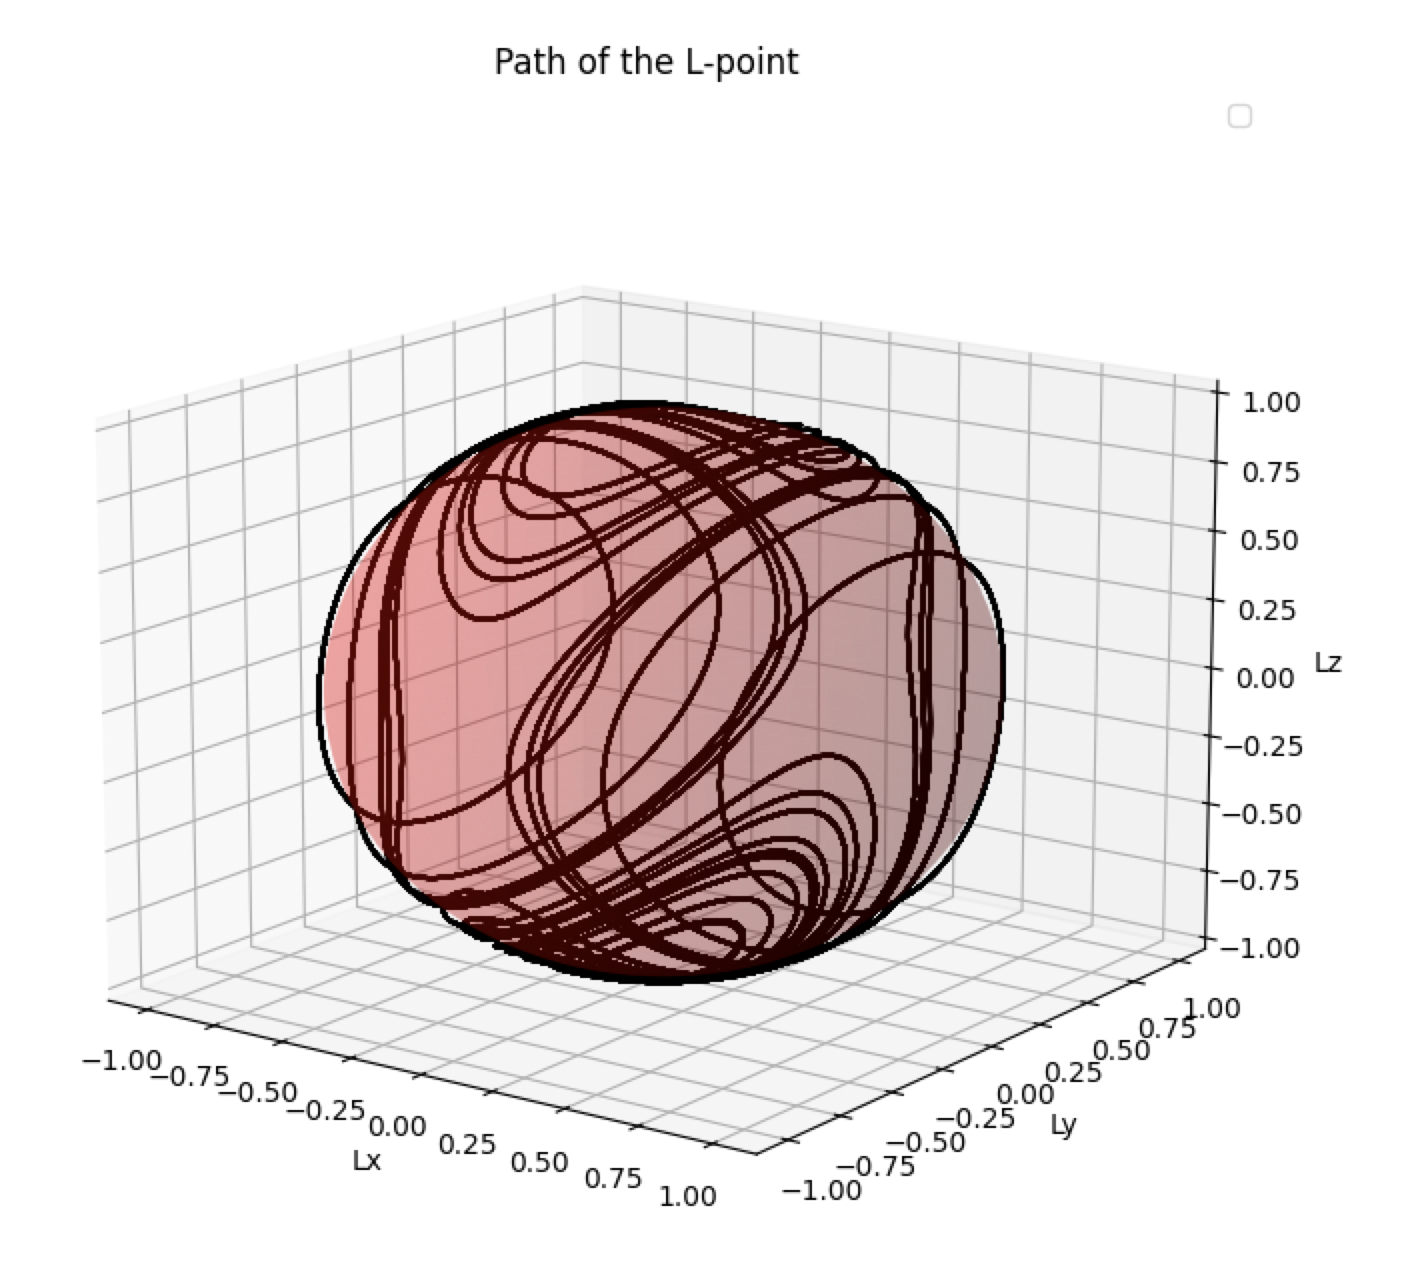

Here is the Python script that generated this plot:
import matplotlib
import matplotlib.pyplot as plt
import math
import numpy as np
matplotlib.use('TkAgg')


def Lx_dot(L_y, L_z):
    return ((B - C) / (B * C)) * L_y * L_z

def Ly_dot(L_x, L_z):
    return ((C - A) / (A * C)) * L_x * L_z

def Lz_dot(L_x, L_y):
    return ((A - B) / (A * B)) * L_x * L_y

###############################################################################

def e1x_dot():
    return 0

def e1y_dot(L_z):
    return L_z / C

def e1z_dot(L_y):
    return -(L_y / B)

###############################################################################

def e2x_dot(L_z):
    return -(L_z / C)

def e2y_dot():
    return 0

def e2z_dot(L_x):
    return L_x / A

###############################################################################

def e3x_dot(L_y):
    return L_y / B

def e3y_dot(L_x):
    return -(L_x / A)

def e3z_dot():
    return 0


def runge_kutta(L_x1, L_y1, L_z1):
    h = 0.01

    steps = int(100 // h)
    
    L_x, L_y, L_z = [L_x1], [L_y1], [L_z1]
    e1x, e1y, e1z = [0], [0], [0]
    e2x, e2y, e2z = [0], [0], [0]
    e3x, e3y, e3z = [0], [0], [0]
    for _ in range(steps):
        c1 = Lx_dot(L_y[-1], L_z[-1])
        d1 = Ly_dot(L_x[-1], L_z[-1])
        e1 = Lz_dot(L_x[-1], L_y[-1])
        f1 = e1x_dot()
        g1 = e1y_dot(L_z[-1])
        h1 = e1z_dot(L_y[-1])
        i1 = e2x_dot(L_z[-1])
        j1 = e2y_dot()
        k1 = e2z_dot(L_x[-1])
        l1 = e3x_dot(L_y[-1])
        m1 = e3y_dot(L_x[-1])
        n1 = e3z_dot()

        c2 = Lx_dot(L_y[-1] + (h * d1 / 2), L_z[-1] + (h * e1 / 2))
        d2 = Ly_dot(L_x[-1] + (h * c1 / 2), L_z[-1] + (h * e1 / 2))
        e2 = Lz_dot(L_x[-1] + (h * c1 / 2), L_y[-1] + (h * d1 / 2))
        f2 = e1x_dot()
        g2 = e1y_dot(L_z[-1] + (h * e1 / 2))
        h2 = e1z_dot(L_y[-1] + (h * d1 / 2))
        i2 = e2x_dot(L_z[-1] + (h * e1 / 2))
        j2 = e2y_dot()
        k2 = e2z_dot(L_x[-1] + (h * c1 / 2))
        l2 = e3x_dot(L_y[-1] + (h * d1 / 2))
        m2 = e3y_dot(L_x[-1] + (h * c1 / 2))
        n2 = e3z_dot()

        c3 = Lx_dot(L_y[-1] + (h * d2 / 2), L_z[-1] + (h * e2 / 2))
        d3 = Ly_dot(L_x[-1] + (h * c2 / 2), L_z[-1] + (h * e2 / 2))
        e3 = Lz_dot(L_x[-1] + (h * c2 / 2), L_y[-1] + (h * d2 / 2))
        f3 = e1x_dot()
        g3 = e1y_dot(L_z[-1] + (h * e2 / 2))
        h3 = e1z_dot(L_y[-1] + (h * d2 / 2))
        i3 = e2x_dot(L_z[-1] + (h * e2 / 2))
        j3 = e2y_dot()
        k3 = e2z_dot(L_x[-1] + (h * c2 / 2))
        l3 = e3x_dot(L_y[-1] + (h * d2 / 2))
        m3 = e3y_dot(L_x[-1] + (h * c2 / 2))
        n3 = e3z_dot()

        c4 = Lx_dot(L_y[-1] + (h * d3), L_z[-1] + (h * e3))
        d4 = Ly_dot(L_x[-1] + (h * c3), L_z[-1] + (h * e3))
        e4 = Lz_dot(L_x[-1] + (h * c3), L_y[-1] + (h * d3))
        f4 = e1x_dot()
        g4 = e1y_dot(L_z[-1] + (h * e3))
        h4 = e1z_dot(L_y[-1] + (h * d3))
        i4 = e2x_dot(L_z[-1] + (h * e3))
        j4 = e2y_dot()
        k4 = e2z_dot(L_x[-1] + (h * c3))
        l4 = e3x_dot(L_y[-1] + (h * d3))
        m4 = e3y_dot(L_x[-1] + (h * c3))
        n4 = e3z_dot()

        L_x.append(L_x[-1] + ((h / 6) * (c1 + (2 * c2) + (2 * c3) + c4)))
        L_y.append(L_y[-1] + ((h / 6) * (d1 + (2 * d2) + (2 * d3) + d4)))
        L_z.append(L_z[-1] + ((h / 6) * (e1 + (2 * e2) + (2 * e3) + e4)))
        e1x.append(e1x[-1] + ((h / 6) * (f1 + (2 * f2) + (2 * f3) + f4)))
        e1y.append(e1y[-1] + ((h / 6) * (g1 + (2 * g2) + (2 * g3) + g4)))
        e1z.append(e1z[-1] + ((h / 6) * (h1 + (2 * h2) + (2 * h3) + h4)))
        e2x.append(e2x[-1] + ((h / 6) * (i1 + (2 * i2) + (2 * i3) + i4)))
        e2y.append(e2y[-1] + ((h / 6) * (j1 + (2 * j2) + (2 * j3) + j4)))
        e2z.append(e2z[-1] + ((h / 6) * (k1 + (2 * k2) + (2 * k3) + k4)))
        e3x.append(e3x[-1] + ((h / 6) * (l1 + (2 * l2) + (2 * l3) + l4)))
        e3y.append(e3y[-1] + ((h / 6) * (m1 + (2 * m2) + (2 * m3) + m4)))
        e3z.append(e3z[-1] + ((h / 6) * (n1 + (2 * n2) + (2 * n3) + n4)))

    return np.array(L_x), np.array(L_y), np.array(L_z)

A = 1
B = 2
C = 3

def main():
    fig, ax = plt.subplots(figsize=(10, 10), subplot_kw={"projection": "3d"})

    L_x1_list = np.arange(-1, 1.5, 0.5)
    L_y1_list = np.arange(-2, 2, 1)
    L_z1_list = np.arange(-3, 3, 1.5)

    # Plot the sphere for visual reference
    u = np.linspace(0, 2 * np.pi, 100)
    v = np.linspace(0, np.pi, 100)
    sphere_x = 0.98 * np.outer(np.cos(u), np.sin(v))
    sphere_y = 0.98 * np.outer(np.sin(u), np.sin(v))
    sphere_z = 0.98 * np.outer(np.ones(np.size(u)), np.cos(v))
    ax.plot_surface(
        sphere_x, sphere_y, sphere_z, color='r', alpha=0.2, edgecolor='none'
    )

    for L_x1 in L_x1_list:
        for L_y1 in L_y1_list:
            for L_z1 in L_z1_list:
                L_x, L_y, L_z = runge_kutta(L_x1, L_y1, L_z1)
                L = np.sqrt((L_x**2) + (L_y**2) + (L_z**2))
                L_x = L_x / L
                L_y = L_y / L
                L_z = L_z / L
                ax.plot(L_x, L_y, L_z, color="black")


    ax.set_xlabel("Lx")
    ax.set_ylabel("Ly")
    ax.set_zlabel("Lz")
    ax.set_title("Path of the L-point")
    ax.legend()

    plt.show()

if __name__ == "__main__":
    main()
